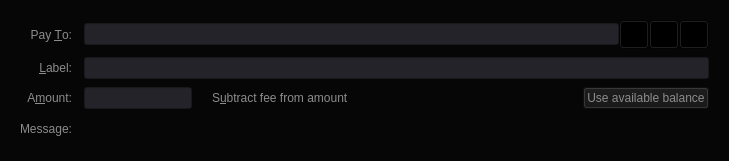
<?xml version="1.0" encoding="UTF-8"?>
<ui version="4.0">
 <class>SendCoinsEntry</class>
 <widget class="QStackedWidget" name="SendCoinsEntry">
  <property name="geometry">
   <rect>
    <x>0</x>
    <y>0</y>
    <width>729</width>
    <height>161</height>
   </rect>
  </property>
  <property name="focusPolicy">
   <enum>Qt::TabFocus</enum>
  </property>
  <property name="autoFillBackground">
   <bool>false</bool>
  </property>
  <property name="styleSheet">
   <string notr="true">
background-color: rgb(6, 6, 7);
border-color: #16161A;

</string>
  </property>
  <widget class="QFrame" name="SendCoins">
   <property name="toolTip">
    <string>This is a normal payment.</string>
   </property>
   <property name="styleSheet">
    <string notr="true">background-color: transparent;</string>
   </property>
   <property name="frameShape">
    <enum>QFrame::NoFrame</enum>
   </property>
   <layout class="QGridLayout" name="gridLayout">
    <property name="leftMargin">
     <number>20</number>
    </property>
    <property name="topMargin">
     <number>20</number>
    </property>
    <property name="rightMargin">
     <number>20</number>
    </property>
    <property name="bottomMargin">
     <number>9</number>
    </property>
    <property name="horizontalSpacing">
     <number>12</number>
    </property>
    <property name="verticalSpacing">
     <number>8</number>
    </property>
    <item row="0" column="0">
     <widget class="QLabel" name="payToLabel">
      <property name="styleSheet">
       <string notr="true">color: rgb(140, 140, 140);</string>
      </property>
      <property name="text">
       <string>Pay &amp;To:</string>
      </property>
      <property name="alignment">
       <set>Qt::AlignRight|Qt::AlignTrailing|Qt::AlignVCenter</set>
      </property>
      <property name="buddy">
       <cstring>payTo</cstring>
      </property>
     </widget>
    </item>
    <item row="0" column="1">
     <layout class="QHBoxLayout" name="payToLayout">
      <property name="spacing">
       <number>0</number>
      </property>
      <item>
       <widget class="QValidatedLineEdit" name="payTo">
        <property name="toolTip">
         <string>ReversedBitcoin address to send the payment to</string>
        </property>
        <property name="styleSheet">
         <string notr="true">color: rgb(255, 96, 0);
background-color: rgb(35, 35, 41);
border-color: #16161A;
</string>
        </property>
       </widget>
      </item>
      <item>
       <widget class="QToolButton" name="addressBookButton">
        <property name="toolTip">
         <string>Choose previously used address</string>
        </property>
        <property name="text">
         <string/>
        </property>
        <property name="icon">
         <iconset resource="../bitcoin.qrc">
          <normaloff>:/icons/address-book</normaloff>:/icons/address-book</iconset>
        </property>
        <property name="iconSize">
         <size>
          <width>22</width>
          <height>22</height>
         </size>
        </property>
        <property name="shortcut">
         <string>Alt+A</string>
        </property>
       </widget>
      </item>
      <item>
       <widget class="QToolButton" name="pasteButton">
        <property name="toolTip">
         <string>Paste address from clipboard</string>
        </property>
        <property name="text">
         <string/>
        </property>
        <property name="icon">
         <iconset resource="../bitcoin.qrc">
          <normaloff>:/icons/editpaste</normaloff>:/icons/editpaste</iconset>
        </property>
        <property name="iconSize">
         <size>
          <width>22</width>
          <height>22</height>
         </size>
        </property>
        <property name="shortcut">
         <string>Alt+P</string>
        </property>
       </widget>
      </item>
      <item>
       <widget class="QToolButton" name="deleteButton">
        <property name="toolTip">
         <string>Remove this entry</string>
        </property>
        <property name="text">
         <string/>
        </property>
        <property name="icon">
         <iconset resource="../bitcoin.qrc">
          <normaloff>:/icons/remove</normaloff>:/icons/remove</iconset>
        </property>
        <property name="iconSize">
         <size>
          <width>22</width>
          <height>22</height>
         </size>
        </property>
       </widget>
      </item>
     </layout>
    </item>
    <item row="1" column="0">
     <widget class="QLabel" name="labellLabel">
      <property name="styleSheet">
       <string notr="true">color: rgb(140, 140, 140);</string>
      </property>
      <property name="text">
       <string>&amp;Label:</string>
      </property>
      <property name="alignment">
       <set>Qt::AlignRight|Qt::AlignTrailing|Qt::AlignVCenter</set>
      </property>
      <property name="buddy">
       <cstring>addAsLabel</cstring>
      </property>
     </widget>
    </item>
    <item row="1" column="1">
     <widget class="QLineEdit" name="addAsLabel">
      <property name="toolTip">
       <string>Enter a label for this address to add it to the list of used addresses</string>
      </property>
      <property name="styleSheet">
       <string notr="true">color: rgb(255, 96, 0);
background-color: rgb(35, 35, 41);
border-color: #16161A;
</string>
      </property>
     </widget>
    </item>
    <item row="2" column="0">
     <widget class="QLabel" name="amountLabel">
      <property name="styleSheet">
       <string notr="true">color: rgb(140, 140, 140);</string>
      </property>
      <property name="text">
       <string>A&amp;mount:</string>
      </property>
      <property name="alignment">
       <set>Qt::AlignRight|Qt::AlignTrailing|Qt::AlignVCenter</set>
      </property>
      <property name="buddy">
       <cstring>payAmount</cstring>
      </property>
     </widget>
    </item>
    <item row="2" column="1">
     <layout class="QHBoxLayout" name="horizontalLayoutAmount" stretch="0,1,0">
      <item>
       <widget class="BitcoinAmountField" name="payAmount">
        <property name="styleSheet">
         <string notr="true">color: rgb(255, 96, 0);
background-color: rgb(35, 35, 41);
</string>
        </property>
       </widget>
      </item>
      <item>
       <widget class="QCheckBox" name="checkboxSubtractFeeFromAmount">
        <property name="toolTip">
         <string>The fee will be deducted from the amount being sent. The recipient will receive less reversedbitcoins than you enter in the amount field. If multiple recipients are selected, the fee is split equally.</string>
        </property>
        <property name="styleSheet">
         <string notr="true">color: rgb(140, 140, 140);</string>
        </property>
        <property name="text">
         <string>S&amp;ubtract fee from amount</string>
        </property>
       </widget>
      </item>
      <item>
       <widget class="QPushButton" name="useAvailableBalanceButton">
        <property name="styleSheet">
         <string notr="true">color: rgb(140, 140, 140);
background-color: rgb(20, 20, 20);</string>
        </property>
        <property name="text">
         <string>Use available balance</string>
        </property>
       </widget>
      </item>
     </layout>
    </item>
    <item row="3" column="0">
     <widget class="QLabel" name="messageLabel">
      <property name="styleSheet">
       <string notr="true">color: rgb(140, 140, 140);</string>
      </property>
      <property name="text">
       <string>Message:</string>
      </property>
      <property name="alignment">
       <set>Qt::AlignRight|Qt::AlignTrailing|Qt::AlignVCenter</set>
      </property>
     </widget>
    </item>
    <item row="3" column="1">
     <widget class="QLabel" name="messageTextLabel">
      <property name="toolTip">
       <string>A message that was attached to ReversedBitcoin: URI which will be stored with the transaction for your reference. Note: This message will not be sent over ReversedBitcoin network.</string>
      </property>
      <property name="styleSheet">
       <string notr="true">color: rgb(140, 140, 140);</string>
      </property>
      <property name="textFormat">
       <enum>Qt::PlainText</enum>
      </property>
     </widget>
    </item>
    <item row="4" column="0" colspan="2">
     <widget class="Line" name="line">
      <property name="orientation">
       <enum>Qt::Horizontal</enum>
      </property>
     </widget>
    </item>
   </layout>
  </widget>
  <widget class="QFrame" name="SendCoins_UnauthenticatedPaymentRequest">
   <property name="palette">
    <palette>
     <active>
      <colorrole role="WindowText">
       <brush brushstyle="SolidPattern">
        <color alpha="255">
         <red>0</red>
         <green>0</green>
         <blue>0</blue>
        </color>
       </brush>
      </colorrole>
      <colorrole role="Button">
       <brush brushstyle="SolidPattern">
        <color alpha="255">
         <red>6</red>
         <green>6</green>
         <blue>7</blue>
        </color>
       </brush>
      </colorrole>
      <colorrole role="Light">
       <brush brushstyle="SolidPattern">
        <color alpha="255">
         <red>255</red>
         <green>255</green>
         <blue>255</blue>
        </color>
       </brush>
      </colorrole>
      <colorrole role="Midlight">
       <brush brushstyle="SolidPattern">
        <color alpha="255">
         <red>255</red>
         <green>255</green>
         <blue>191</blue>
        </color>
       </brush>
      </colorrole>
      <colorrole role="Dark">
       <brush brushstyle="SolidPattern">
        <color alpha="255">
         <red>127</red>
         <green>127</green>
         <blue>63</blue>
        </color>
       </brush>
      </colorrole>
      <colorrole role="Mid">
       <brush brushstyle="SolidPattern">
        <color alpha="255">
         <red>170</red>
         <green>170</green>
         <blue>84</blue>
        </color>
       </brush>
      </colorrole>
      <colorrole role="Text">
       <brush brushstyle="SolidPattern">
        <color alpha="255">
         <red>0</red>
         <green>0</green>
         <blue>0</blue>
        </color>
       </brush>
      </colorrole>
      <colorrole role="BrightText">
       <brush brushstyle="SolidPattern">
        <color alpha="255">
         <red>255</red>
         <green>255</green>
         <blue>255</blue>
        </color>
       </brush>
      </colorrole>
      <colorrole role="ButtonText">
       <brush brushstyle="SolidPattern">
        <color alpha="255">
         <red>0</red>
         <green>0</green>
         <blue>0</blue>
        </color>
       </brush>
      </colorrole>
      <colorrole role="Base">
       <brush brushstyle="SolidPattern">
        <color alpha="255">
         <red>6</red>
         <green>6</green>
         <blue>7</blue>
        </color>
       </brush>
      </colorrole>
      <colorrole role="Window">
       <brush brushstyle="SolidPattern">
        <color alpha="255">
         <red>6</red>
         <green>6</green>
         <blue>7</blue>
        </color>
       </brush>
      </colorrole>
      <colorrole role="Shadow">
       <brush brushstyle="SolidPattern">
        <color alpha="255">
         <red>0</red>
         <green>0</green>
         <blue>0</blue>
        </color>
       </brush>
      </colorrole>
      <colorrole role="AlternateBase">
       <brush brushstyle="SolidPattern">
        <color alpha="255">
         <red>255</red>
         <green>255</green>
         <blue>191</blue>
        </color>
       </brush>
      </colorrole>
      <colorrole role="ToolTipBase">
       <brush brushstyle="SolidPattern">
        <color alpha="255">
         <red>255</red>
         <green>255</green>
         <blue>220</blue>
        </color>
       </brush>
      </colorrole>
      <colorrole role="ToolTipText">
       <brush brushstyle="SolidPattern">
        <color alpha="255">
         <red>0</red>
         <green>0</green>
         <blue>0</blue>
        </color>
       </brush>
      </colorrole>
      <colorrole role="PlaceholderText">
       <brush brushstyle="NoBrush">
        <color alpha="128">
         <red>0</red>
         <green>0</green>
         <blue>0</blue>
        </color>
       </brush>
      </colorrole>
     </active>
     <inactive>
      <colorrole role="WindowText">
       <brush brushstyle="SolidPattern">
        <color alpha="255">
         <red>0</red>
         <green>0</green>
         <blue>0</blue>
        </color>
       </brush>
      </colorrole>
      <colorrole role="Button">
       <brush brushstyle="SolidPattern">
        <color alpha="255">
         <red>6</red>
         <green>6</green>
         <blue>7</blue>
        </color>
       </brush>
      </colorrole>
      <colorrole role="Light">
       <brush brushstyle="SolidPattern">
        <color alpha="255">
         <red>255</red>
         <green>255</green>
         <blue>255</blue>
        </color>
       </brush>
      </colorrole>
      <colorrole role="Midlight">
       <brush brushstyle="SolidPattern">
        <color alpha="255">
         <red>255</red>
         <green>255</green>
         <blue>191</blue>
        </color>
       </brush>
      </colorrole>
      <colorrole role="Dark">
       <brush brushstyle="SolidPattern">
        <color alpha="255">
         <red>127</red>
         <green>127</green>
         <blue>63</blue>
        </color>
       </brush>
      </colorrole>
      <colorrole role="Mid">
       <brush brushstyle="SolidPattern">
        <color alpha="255">
         <red>170</red>
         <green>170</green>
         <blue>84</blue>
        </color>
       </brush>
      </colorrole>
      <colorrole role="Text">
       <brush brushstyle="SolidPattern">
        <color alpha="255">
         <red>0</red>
         <green>0</green>
         <blue>0</blue>
        </color>
       </brush>
      </colorrole>
      <colorrole role="BrightText">
       <brush brushstyle="SolidPattern">
        <color alpha="255">
         <red>255</red>
         <green>255</green>
         <blue>255</blue>
        </color>
       </brush>
      </colorrole>
      <colorrole role="ButtonText">
       <brush brushstyle="SolidPattern">
        <color alpha="255">
         <red>0</red>
         <green>0</green>
         <blue>0</blue>
        </color>
       </brush>
      </colorrole>
      <colorrole role="Base">
       <brush brushstyle="SolidPattern">
        <color alpha="255">
         <red>6</red>
         <green>6</green>
         <blue>7</blue>
        </color>
       </brush>
      </colorrole>
      <colorrole role="Window">
       <brush brushstyle="SolidPattern">
        <color alpha="255">
         <red>6</red>
         <green>6</green>
         <blue>7</blue>
        </color>
       </brush>
      </colorrole>
      <colorrole role="Shadow">
       <brush brushstyle="SolidPattern">
        <color alpha="255">
         <red>0</red>
         <green>0</green>
         <blue>0</blue>
        </color>
       </brush>
      </colorrole>
      <colorrole role="AlternateBase">
       <brush brushstyle="SolidPattern">
        <color alpha="255">
         <red>255</red>
         <green>255</green>
         <blue>191</blue>
        </color>
       </brush>
      </colorrole>
      <colorrole role="ToolTipBase">
       <brush brushstyle="SolidPattern">
        <color alpha="255">
         <red>255</red>
         <green>255</green>
         <blue>220</blue>
        </color>
       </brush>
      </colorrole>
      <colorrole role="ToolTipText">
       <brush brushstyle="SolidPattern">
        <color alpha="255">
         <red>0</red>
         <green>0</green>
         <blue>0</blue>
        </color>
       </brush>
      </colorrole>
      <colorrole role="PlaceholderText">
       <brush brushstyle="NoBrush">
        <color alpha="128">
         <red>0</red>
         <green>0</green>
         <blue>0</blue>
        </color>
       </brush>
      </colorrole>
     </inactive>
     <disabled>
      <colorrole role="WindowText">
       <brush brushstyle="SolidPattern">
        <color alpha="255">
         <red>127</red>
         <green>127</green>
         <blue>63</blue>
        </color>
       </brush>
      </colorrole>
      <colorrole role="Button">
       <brush brushstyle="SolidPattern">
        <color alpha="255">
         <red>6</red>
         <green>6</green>
         <blue>7</blue>
        </color>
       </brush>
      </colorrole>
      <colorrole role="Light">
       <brush brushstyle="SolidPattern">
        <color alpha="255">
         <red>255</red>
         <green>255</green>
         <blue>255</blue>
        </color>
       </brush>
      </colorrole>
      <colorrole role="Midlight">
       <brush brushstyle="SolidPattern">
        <color alpha="255">
         <red>255</red>
         <green>255</green>
         <blue>191</blue>
        </color>
       </brush>
      </colorrole>
      <colorrole role="Dark">
       <brush brushstyle="SolidPattern">
        <color alpha="255">
         <red>127</red>
         <green>127</green>
         <blue>63</blue>
        </color>
       </brush>
      </colorrole>
      <colorrole role="Mid">
       <brush brushstyle="SolidPattern">
        <color alpha="255">
         <red>170</red>
         <green>170</green>
         <blue>84</blue>
        </color>
       </brush>
      </colorrole>
      <colorrole role="Text">
       <brush brushstyle="SolidPattern">
        <color alpha="255">
         <red>127</red>
         <green>127</green>
         <blue>63</blue>
        </color>
       </brush>
      </colorrole>
      <colorrole role="BrightText">
       <brush brushstyle="SolidPattern">
        <color alpha="255">
         <red>255</red>
         <green>255</green>
         <blue>255</blue>
        </color>
       </brush>
      </colorrole>
      <colorrole role="ButtonText">
       <brush brushstyle="SolidPattern">
        <color alpha="255">
         <red>127</red>
         <green>127</green>
         <blue>63</blue>
        </color>
       </brush>
      </colorrole>
      <colorrole role="Base">
       <brush brushstyle="SolidPattern">
        <color alpha="255">
         <red>6</red>
         <green>6</green>
         <blue>7</blue>
        </color>
       </brush>
      </colorrole>
      <colorrole role="Window">
       <brush brushstyle="SolidPattern">
        <color alpha="255">
         <red>6</red>
         <green>6</green>
         <blue>7</blue>
        </color>
       </brush>
      </colorrole>
      <colorrole role="Shadow">
       <brush brushstyle="SolidPattern">
        <color alpha="255">
         <red>0</red>
         <green>0</green>
         <blue>0</blue>
        </color>
       </brush>
      </colorrole>
      <colorrole role="AlternateBase">
       <brush brushstyle="SolidPattern">
        <color alpha="255">
         <red>255</red>
         <green>255</green>
         <blue>127</blue>
        </color>
       </brush>
      </colorrole>
      <colorrole role="ToolTipBase">
       <brush brushstyle="SolidPattern">
        <color alpha="255">
         <red>255</red>
         <green>255</green>
         <blue>220</blue>
        </color>
       </brush>
      </colorrole>
      <colorrole role="ToolTipText">
       <brush brushstyle="SolidPattern">
        <color alpha="255">
         <red>0</red>
         <green>0</green>
         <blue>0</blue>
        </color>
       </brush>
      </colorrole>
      <colorrole role="PlaceholderText">
       <brush brushstyle="NoBrush">
        <color alpha="128">
         <red>0</red>
         <green>0</green>
         <blue>0</blue>
        </color>
       </brush>
      </colorrole>
     </disabled>
    </palette>
   </property>
   <property name="toolTip">
    <string>This is an unauthenticated payment request.</string>
   </property>
   <property name="autoFillBackground">
    <bool>false</bool>
   </property>
   <property name="frameShape">
    <enum>QFrame::NoFrame</enum>
   </property>
   <layout class="QGridLayout" name="gridLayout_is">
    <property name="spacing">
     <number>12</number>
    </property>
    <item row="1" column="0">
     <widget class="QLabel" name="memoLabel_is">
      <property name="text">
       <string>Memo:</string>
      </property>
      <property name="alignment">
       <set>Qt::AlignRight|Qt::AlignTrailing|Qt::AlignVCenter</set>
      </property>
     </widget>
    </item>
    <item row="2" column="0">
     <widget class="QLabel" name="amountLabel_is">
      <property name="text">
       <string>A&amp;mount:</string>
      </property>
      <property name="alignment">
       <set>Qt::AlignRight|Qt::AlignTrailing|Qt::AlignVCenter</set>
      </property>
      <property name="buddy">
       <cstring>payAmount_is</cstring>
      </property>
     </widget>
    </item>
    <item row="2" column="1">
     <widget class="BitcoinAmountField" name="payAmount_is">
      <property name="acceptDrops">
       <bool>false</bool>
      </property>
     </widget>
    </item>
    <item row="0" column="0">
     <widget class="QLabel" name="payToLabel_is">
      <property name="text">
       <string>Pay To:</string>
      </property>
      <property name="alignment">
       <set>Qt::AlignRight|Qt::AlignTrailing|Qt::AlignVCenter</set>
      </property>
     </widget>
    </item>
    <item row="1" column="1">
     <widget class="QLabel" name="memoTextLabel_is">
      <property name="textFormat">
       <enum>Qt::PlainText</enum>
      </property>
     </widget>
    </item>
    <item row="0" column="1">
     <layout class="QHBoxLayout" name="payToLayout_is">
      <property name="spacing">
       <number>0</number>
      </property>
      <item>
       <widget class="QLabel" name="payTo_is"/>
      </item>
      <item>
       <widget class="QToolButton" name="deleteButton_is">
        <property name="toolTip">
         <string>Remove this entry</string>
        </property>
        <property name="text">
         <string/>
        </property>
        <property name="icon">
         <iconset resource="../bitcoin.qrc">
          <normaloff>:/icons/remove</normaloff>:/icons/remove</iconset>
        </property>
       </widget>
      </item>
     </layout>
    </item>
   </layout>
  </widget>
  <widget class="QFrame" name="SendCoins_AuthenticatedPaymentRequest">
   <property name="palette">
    <palette>
     <active>
      <colorrole role="WindowText">
       <brush brushstyle="SolidPattern">
        <color alpha="255">
         <red>0</red>
         <green>0</green>
         <blue>0</blue>
        </color>
       </brush>
      </colorrole>
      <colorrole role="Button">
       <brush brushstyle="SolidPattern">
        <color alpha="255">
         <red>6</red>
         <green>6</green>
         <blue>7</blue>
        </color>
       </brush>
      </colorrole>
      <colorrole role="Light">
       <brush brushstyle="SolidPattern">
        <color alpha="255">
         <red>230</red>
         <green>255</green>
         <blue>224</blue>
        </color>
       </brush>
      </colorrole>
      <colorrole role="Midlight">
       <brush brushstyle="SolidPattern">
        <color alpha="255">
         <red>185</red>
         <green>243</green>
         <blue>171</blue>
        </color>
       </brush>
      </colorrole>
      <colorrole role="Dark">
       <brush brushstyle="SolidPattern">
        <color alpha="255">
         <red>70</red>
         <green>116</green>
         <blue>59</blue>
        </color>
       </brush>
      </colorrole>
      <colorrole role="Mid">
       <brush brushstyle="SolidPattern">
        <color alpha="255">
         <red>93</red>
         <green>155</green>
         <blue>79</blue>
        </color>
       </brush>
      </colorrole>
      <colorrole role="Text">
       <brush brushstyle="SolidPattern">
        <color alpha="255">
         <red>0</red>
         <green>0</green>
         <blue>0</blue>
        </color>
       </brush>
      </colorrole>
      <colorrole role="BrightText">
       <brush brushstyle="SolidPattern">
        <color alpha="255">
         <red>155</red>
         <green>255</green>
         <blue>147</blue>
        </color>
       </brush>
      </colorrole>
      <colorrole role="ButtonText">
       <brush brushstyle="SolidPattern">
        <color alpha="255">
         <red>0</red>
         <green>0</green>
         <blue>0</blue>
        </color>
       </brush>
      </colorrole>
      <colorrole role="Base">
       <brush brushstyle="SolidPattern">
        <color alpha="255">
         <red>6</red>
         <green>6</green>
         <blue>7</blue>
        </color>
       </brush>
      </colorrole>
      <colorrole role="Window">
       <brush brushstyle="SolidPattern">
        <color alpha="255">
         <red>6</red>
         <green>6</green>
         <blue>7</blue>
        </color>
       </brush>
      </colorrole>
      <colorrole role="Shadow">
       <brush brushstyle="SolidPattern">
        <color alpha="255">
         <red>0</red>
         <green>0</green>
         <blue>0</blue>
        </color>
       </brush>
      </colorrole>
      <colorrole role="AlternateBase">
       <brush brushstyle="SolidPattern">
        <color alpha="255">
         <red>197</red>
         <green>243</green>
         <blue>187</blue>
        </color>
       </brush>
      </colorrole>
      <colorrole role="NoRole">
       <brush brushstyle="SolidPattern">
        <color alpha="255">
         <red>125</red>
         <green>194</green>
         <blue>122</blue>
        </color>
       </brush>
      </colorrole>
      <colorrole role="ToolTipBase">
       <brush brushstyle="SolidPattern">
        <color alpha="255">
         <red>255</red>
         <green>255</green>
         <blue>220</blue>
        </color>
       </brush>
      </colorrole>
      <colorrole role="ToolTipText">
       <brush brushstyle="SolidPattern">
        <color alpha="255">
         <red>0</red>
         <green>0</green>
         <blue>0</blue>
        </color>
       </brush>
      </colorrole>
      <colorrole role="PlaceholderText">
       <brush brushstyle="NoBrush">
        <color alpha="128">
         <red>0</red>
         <green>0</green>
         <blue>0</blue>
        </color>
       </brush>
      </colorrole>
     </active>
     <inactive>
      <colorrole role="WindowText">
       <brush brushstyle="SolidPattern">
        <color alpha="255">
         <red>0</red>
         <green>0</green>
         <blue>0</blue>
        </color>
       </brush>
      </colorrole>
      <colorrole role="Button">
       <brush brushstyle="SolidPattern">
        <color alpha="255">
         <red>6</red>
         <green>6</green>
         <blue>7</blue>
        </color>
       </brush>
      </colorrole>
      <colorrole role="Light">
       <brush brushstyle="SolidPattern">
        <color alpha="255">
         <red>230</red>
         <green>255</green>
         <blue>224</blue>
        </color>
       </brush>
      </colorrole>
      <colorrole role="Midlight">
       <brush brushstyle="SolidPattern">
        <color alpha="255">
         <red>185</red>
         <green>243</green>
         <blue>171</blue>
        </color>
       </brush>
      </colorrole>
      <colorrole role="Dark">
       <brush brushstyle="SolidPattern">
        <color alpha="255">
         <red>70</red>
         <green>116</green>
         <blue>59</blue>
        </color>
       </brush>
      </colorrole>
      <colorrole role="Mid">
       <brush brushstyle="SolidPattern">
        <color alpha="255">
         <red>93</red>
         <green>155</green>
         <blue>79</blue>
        </color>
       </brush>
      </colorrole>
      <colorrole role="Text">
       <brush brushstyle="SolidPattern">
        <color alpha="255">
         <red>0</red>
         <green>0</green>
         <blue>0</blue>
        </color>
       </brush>
      </colorrole>
      <colorrole role="BrightText">
       <brush brushstyle="SolidPattern">
        <color alpha="255">
         <red>155</red>
         <green>255</green>
         <blue>147</blue>
        </color>
       </brush>
      </colorrole>
      <colorrole role="ButtonText">
       <brush brushstyle="SolidPattern">
        <color alpha="255">
         <red>0</red>
         <green>0</green>
         <blue>0</blue>
        </color>
       </brush>
      </colorrole>
      <colorrole role="Base">
       <brush brushstyle="SolidPattern">
        <color alpha="255">
         <red>6</red>
         <green>6</green>
         <blue>7</blue>
        </color>
       </brush>
      </colorrole>
      <colorrole role="Window">
       <brush brushstyle="SolidPattern">
        <color alpha="255">
         <red>6</red>
         <green>6</green>
         <blue>7</blue>
        </color>
       </brush>
      </colorrole>
      <colorrole role="Shadow">
       <brush brushstyle="SolidPattern">
        <color alpha="255">
         <red>0</red>
         <green>0</green>
         <blue>0</blue>
        </color>
       </brush>
      </colorrole>
      <colorrole role="AlternateBase">
       <brush brushstyle="SolidPattern">
        <color alpha="255">
         <red>197</red>
         <green>243</green>
         <blue>187</blue>
        </color>
       </brush>
      </colorrole>
      <colorrole role="NoRole">
       <brush brushstyle="SolidPattern">
        <color alpha="255">
         <red>125</red>
         <green>194</green>
         <blue>122</blue>
        </color>
       </brush>
      </colorrole>
      <colorrole role="ToolTipBase">
       <brush brushstyle="SolidPattern">
        <color alpha="255">
         <red>255</red>
         <green>255</green>
         <blue>220</blue>
        </color>
       </brush>
      </colorrole>
      <colorrole role="ToolTipText">
       <brush brushstyle="SolidPattern">
        <color alpha="255">
         <red>0</red>
         <green>0</green>
         <blue>0</blue>
        </color>
       </brush>
      </colorrole>
      <colorrole role="PlaceholderText">
       <brush brushstyle="NoBrush">
        <color alpha="128">
         <red>0</red>
         <green>0</green>
         <blue>0</blue>
        </color>
       </brush>
      </colorrole>
     </inactive>
     <disabled>
      <colorrole role="WindowText">
       <brush brushstyle="SolidPattern">
        <color alpha="255">
         <red>70</red>
         <green>116</green>
         <blue>59</blue>
        </color>
       </brush>
      </colorrole>
      <colorrole role="Button">
       <brush brushstyle="SolidPattern">
        <color alpha="255">
         <red>6</red>
         <green>6</green>
         <blue>7</blue>
        </color>
       </brush>
      </colorrole>
      <colorrole role="Light">
       <brush brushstyle="SolidPattern">
        <color alpha="255">
         <red>230</red>
         <green>255</green>
         <blue>224</blue>
        </color>
       </brush>
      </colorrole>
      <colorrole role="Midlight">
       <brush brushstyle="SolidPattern">
        <color alpha="255">
         <red>185</red>
         <green>243</green>
         <blue>171</blue>
        </color>
       </brush>
      </colorrole>
      <colorrole role="Dark">
       <brush brushstyle="SolidPattern">
        <color alpha="255">
         <red>70</red>
         <green>116</green>
         <blue>59</blue>
        </color>
       </brush>
      </colorrole>
      <colorrole role="Mid">
       <brush brushstyle="SolidPattern">
        <color alpha="255">
         <red>93</red>
         <green>155</green>
         <blue>79</blue>
        </color>
       </brush>
      </colorrole>
      <colorrole role="Text">
       <brush brushstyle="SolidPattern">
        <color alpha="255">
         <red>70</red>
         <green>116</green>
         <blue>59</blue>
        </color>
       </brush>
      </colorrole>
      <colorrole role="BrightText">
       <brush brushstyle="SolidPattern">
        <color alpha="255">
         <red>155</red>
         <green>255</green>
         <blue>147</blue>
        </color>
       </brush>
      </colorrole>
      <colorrole role="ButtonText">
       <brush brushstyle="SolidPattern">
        <color alpha="255">
         <red>70</red>
         <green>116</green>
         <blue>59</blue>
        </color>
       </brush>
      </colorrole>
      <colorrole role="Base">
       <brush brushstyle="SolidPattern">
        <color alpha="255">
         <red>6</red>
         <green>6</green>
         <blue>7</blue>
        </color>
       </brush>
      </colorrole>
      <colorrole role="Window">
       <brush brushstyle="SolidPattern">
        <color alpha="255">
         <red>6</red>
         <green>6</green>
         <blue>7</blue>
        </color>
       </brush>
      </colorrole>
      <colorrole role="Shadow">
       <brush brushstyle="SolidPattern">
        <color alpha="255">
         <red>0</red>
         <green>0</green>
         <blue>0</blue>
        </color>
       </brush>
      </colorrole>
      <colorrole role="AlternateBase">
       <brush brushstyle="SolidPattern">
        <color alpha="255">
         <red>140</red>
         <green>232</green>
         <blue>119</blue>
        </color>
       </brush>
      </colorrole>
      <colorrole role="NoRole">
       <brush brushstyle="SolidPattern">
        <color alpha="255">
         <red>125</red>
         <green>194</green>
         <blue>122</blue>
        </color>
       </brush>
      </colorrole>
      <colorrole role="ToolTipBase">
       <brush brushstyle="SolidPattern">
        <color alpha="255">
         <red>255</red>
         <green>255</green>
         <blue>220</blue>
        </color>
       </brush>
      </colorrole>
      <colorrole role="ToolTipText">
       <brush brushstyle="SolidPattern">
        <color alpha="255">
         <red>0</red>
         <green>0</green>
         <blue>0</blue>
        </color>
       </brush>
      </colorrole>
      <colorrole role="PlaceholderText">
       <brush brushstyle="NoBrush">
        <color alpha="128">
         <red>0</red>
         <green>0</green>
         <blue>0</blue>
        </color>
       </brush>
      </colorrole>
     </disabled>
    </palette>
   </property>
   <property name="toolTip">
    <string>This is an authenticated payment request.</string>
   </property>
   <property name="autoFillBackground">
    <bool>false</bool>
   </property>
   <property name="frameShape">
    <enum>QFrame::NoFrame</enum>
   </property>
   <layout class="QGridLayout" name="gridLayout_s">
    <property name="spacing">
     <number>12</number>
    </property>
    <item row="1" column="1">
     <widget class="QLabel" name="memoTextLabel_s">
      <property name="textFormat">
       <enum>Qt::PlainText</enum>
      </property>
     </widget>
    </item>
    <item row="1" column="0">
     <widget class="QLabel" name="memoLabel_s">
      <property name="text">
       <string>Memo:</string>
      </property>
      <property name="alignment">
       <set>Qt::AlignRight|Qt::AlignTrailing|Qt::AlignVCenter</set>
      </property>
     </widget>
    </item>
    <item row="0" column="1">
     <layout class="QHBoxLayout" name="payToLayout_s">
      <property name="spacing">
       <number>0</number>
      </property>
      <item>
       <widget class="QLabel" name="payTo_s">
        <property name="textFormat">
         <enum>Qt::PlainText</enum>
        </property>
       </widget>
      </item>
      <item>
       <widget class="QToolButton" name="deleteButton_s">
        <property name="toolTip">
         <string>Remove this entry</string>
        </property>
        <property name="text">
         <string/>
        </property>
        <property name="icon">
         <iconset resource="../bitcoin.qrc">
          <normaloff>:/icons/remove</normaloff>:/icons/remove</iconset>
        </property>
       </widget>
      </item>
     </layout>
    </item>
    <item row="2" column="1">
     <widget class="BitcoinAmountField" name="payAmount_s">
      <property name="acceptDrops">
       <bool>false</bool>
      </property>
     </widget>
    </item>
    <item row="2" column="0">
     <widget class="QLabel" name="amountLabel_s">
      <property name="text">
       <string>A&amp;mount:</string>
      </property>
      <property name="alignment">
       <set>Qt::AlignRight|Qt::AlignTrailing|Qt::AlignVCenter</set>
      </property>
      <property name="buddy">
       <cstring>payAmount_s</cstring>
      </property>
     </widget>
    </item>
    <item row="0" column="0">
     <widget class="QLabel" name="payToLabel_s">
      <property name="text">
       <string>Pay To:</string>
      </property>
      <property name="alignment">
       <set>Qt::AlignRight|Qt::AlignTrailing|Qt::AlignVCenter</set>
      </property>
     </widget>
    </item>
   </layout>
  </widget>
 </widget>
 <customwidgets>
  <customwidget>
   <class>BitcoinAmountField</class>
   <extends>QLineEdit</extends>
   <header>qt/bitcoinamountfield.h</header>
   <container>1</container>
  </customwidget>
  <customwidget>
   <class>QValidatedLineEdit</class>
   <extends>QLineEdit</extends>
   <header>qt/qvalidatedlineedit.h</header>
  </customwidget>
 </customwidgets>
 <tabstops>
  <tabstop>payTo</tabstop>
  <tabstop>addressBookButton</tabstop>
  <tabstop>pasteButton</tabstop>
  <tabstop>deleteButton</tabstop>
  <tabstop>addAsLabel</tabstop>
  <tabstop>payAmount</tabstop>
  <tabstop>payAmount_is</tabstop>
  <tabstop>deleteButton_is</tabstop>
  <tabstop>payAmount_s</tabstop>
  <tabstop>deleteButton_s</tabstop>
 </tabstops>
 <resources>
  <include location="../bitcoin.qrc"/>
 </resources>
 <connections/>
</ui>
